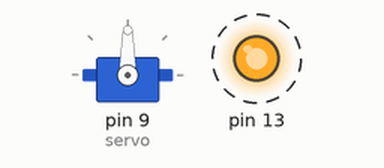
Bench run of a sketch on a simulated Arduino Uno, built with avr-gcc and run on an emulated ATmega328P. Parts: servo, output pins drawn as LEDs (lit = HIGH). Dashed ring = blinking.

Above: at 0.05 s.
At 0.45 s:
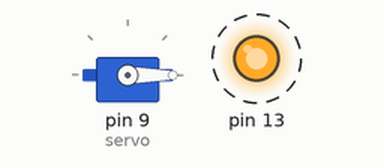
At 0.9 s:
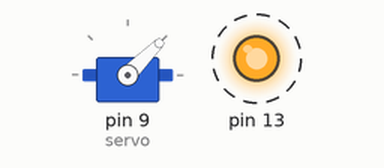
At 1.75 s:
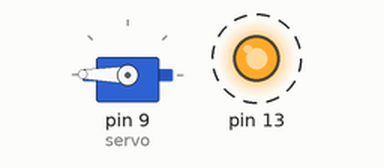
Timing chart, 0 to 4.8 s (numbered marks = the images above):
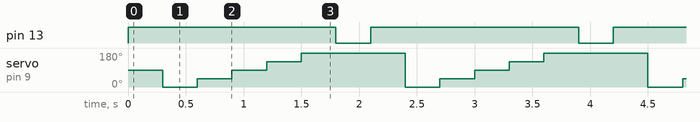

Measured:
- by itself, pin 13: alternates HIGH for 1.8 s and LOW for 0.30 s
- by itself, servo on pin 9 (servo): repeats every 2.1 s: 45° 0.30 s, 90° 0.30 s, 135° 0.30 s, 179° 0.90 s, 0° 0.30 s

The sketch:

Drummer_v01.ino
```cpp
#include <Servo.h>
Servo servo;
int degree = 0;
int gap = 300;

void setup() {
  // put your setup code here, to run once:
  pinMode(13, OUTPUT);
  servo.attach(9);
}

void loop() {
  // put your main code here, to run repeatedly:
  digitalWrite(13, HIGH);
  delay(gap);

  degree = 0;
  servo.write(degree);
  delay(gap);

  degree = 45;
  servo.write(degree);
  delay(gap);

  degree = 90;
  servo.write(degree);
  delay(gap);

  degree = 135;
  servo.write(degree);
  delay(gap);

  degree = 179;
  servo.write(degree);
  delay(gap);

  digitalWrite(13, LOW);
  delay(gap);
}
```
